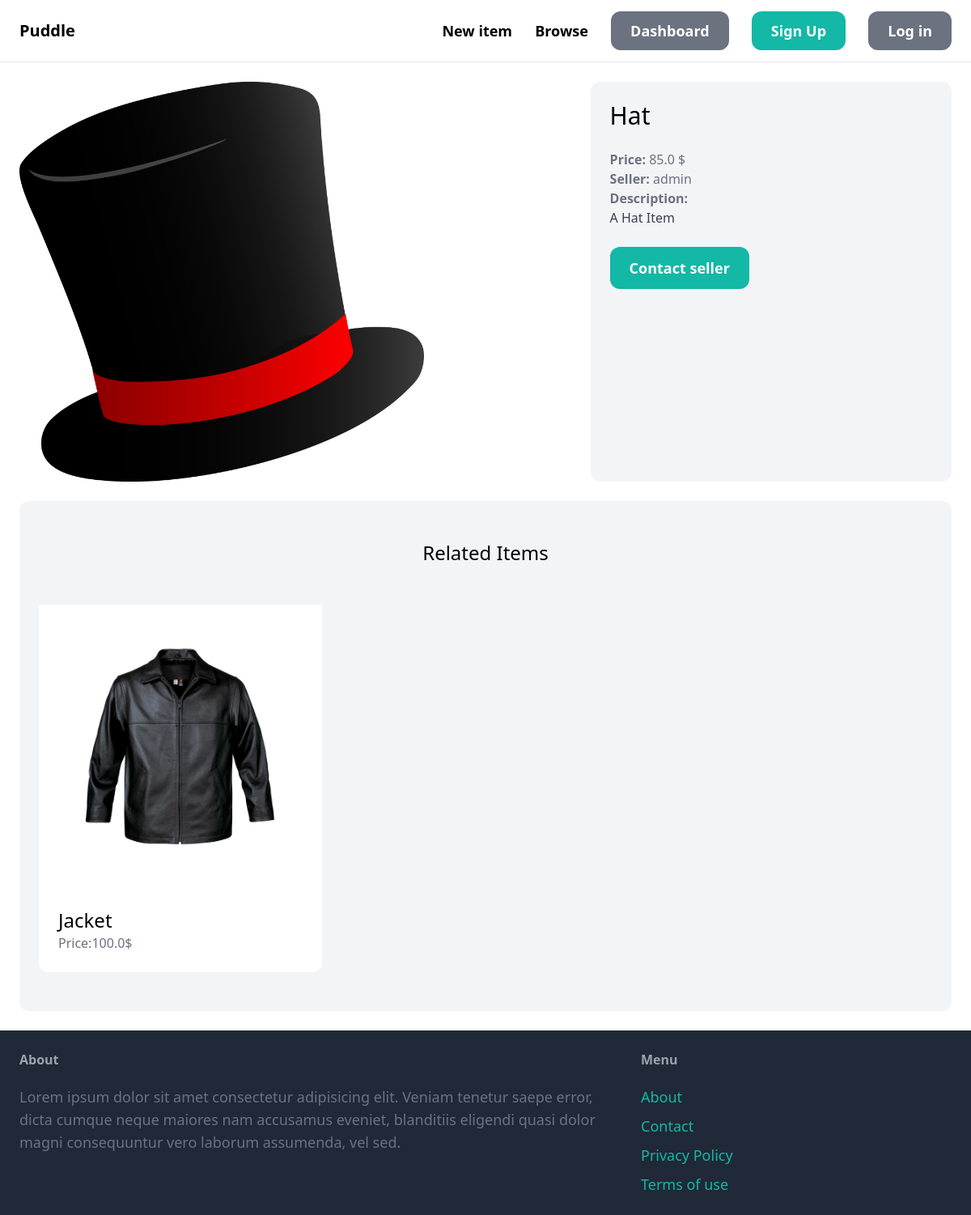
Screenshot of /items/3/ with the database file from the repository.
### item/models.py (models this page shows, shortened)
class Item(models.Model):
    category = models.ForeignKey(Category, related_name='items', on_delete=models.CASCADE)
    name = models.CharField(max_length=255)
    description = models.TextField(blank=True, null=True)
    price = models.FloatField()
    image = models.ImageField(upload_to='item_images', blank=True, null=True)
    is_sold = models.BooleanField(default=False)
    created_by = models.ForeignKey(User, related_name='items', on_delete=models.CASCADE)
    created_at = models.DateTimeField(auto_now_add=True)
    class Meta:
        ordering = ("name",)

### item/views.py (the view)
# urls.py: path('<int:pk>/', views.detail, name='detail')
def detail(request, pk):
    item = get_object_or_404(Item, pk=pk)
    related_items = Item.objects.filter(category=item.category, is_sold=False).exclude(pk=pk)[0:3]
    return render(request, 'item/detail.html', {
        'item': item,
        'related_items': related_items
    })

### item/templates/item/detail.html (shortened to what this page needs)
{% extends 'core/base.html' %}
{% block content %}
<div class="grid grid-cols-5 gap-6">
    <div class="col-span-3 max-w-[500px]">
        <img src="{{item.image.url}}" class="rounded-xl w-full object-contain">
    </div>
    <div class="col-span-2 p-6 bg-gray-100 rounded-xl">
        <h1 class="mb-6 text-3xl">{{item.name}}</h1>
        <p class="text-gray-500"><strong>Price: </strong>{{item.price}} $</p>
        <p class="text-gray-500"><strong>Seller: </strong>{{item.created_by.username}}</p>
        {% if item.description %}
        <p class="text-gray-700"><strong class="text-gray-500">Description: </strong></br>
            {{item.description}}
        </p>
        {% endif %}
        <a href="#"
            class="inline-block mt-6 px-6 py-3 text-lg font-semibold bg-teal-500 text-white rounded-xl hover:bg-teal-700">Contact
            seller</a>
    </div>
</div>
<div class="mt-6 px-6 py-12 bg-gray-100 rounded-xl">
    <h2 class="mb-12 text-2xl text-center">Related Items</h2>
    <div class="grid grid-cols-3 gap-3">
        {% for item in related_items %}
        <div class="max-w-[350px]">
            <a href="{% url 'item:detail' item.id%}">
                <div class="max-h-200 bg-white p-10">
                    <img src="{{item.image.url}}" alt="item_{{item.name}}" class="rounded-t-xl object-contain">
                </div>
                <div class="p-6 bg-white rounded-b-xl">
                    <h2 class="text-2xl"> {{item.name}}</h2>
                    <p class="text-gray-500">Price:{{item.price}}$</p>
                </div>
            </a>
        </div>
        {% endfor %}
    </div>
</div>
{% endblock %}

### rows the page displays
Item: image (picture), name "Hat", price "85.0", created_by.username "admin", description "A Hat Item"
Item: image (picture), name "Jacket", price "100.0"
